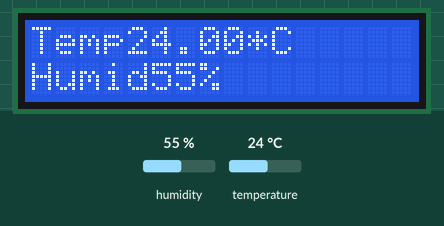
Bench run of a sketch on a simulated Arduino Uno, built with avr-gcc and run on an emulated ATmega328P. On the bench: 16×2 character LCD. Inputs (shaded band) come from the test bench; at power-on: humidity 55 %, temperature 24 °C.

Above: at 1.2 s.
1.3 s: humidity set to 22 %
At 2.9 s:
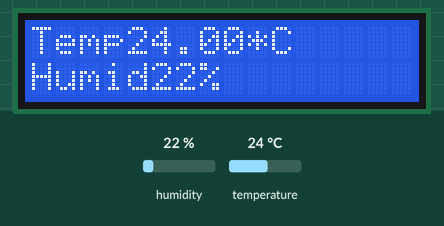
6.6 s: temperature set to 12 °C
At 9.0 s:
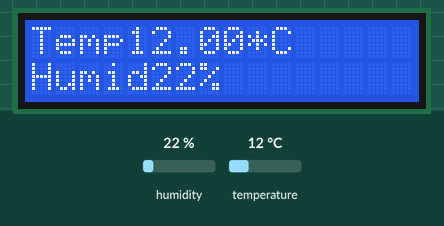
9.7 s: humidity set to 40 %
At 10.8 s:
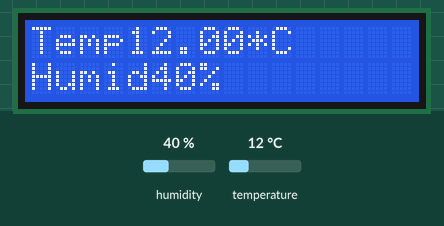
12.4 s: temperature set to 19 °C
At 15.1 s:
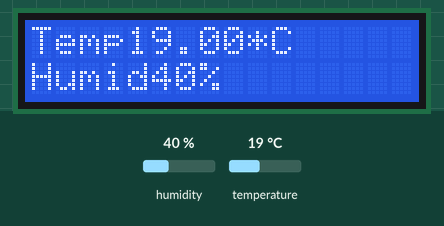
Timing chart, 0 to 16.6 s (numbered marks = the images above; inputs shaded):
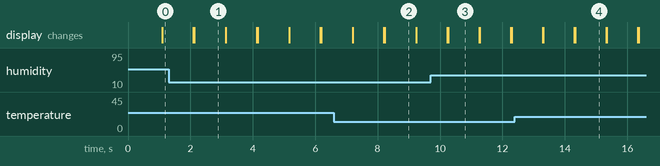

Measured:
- after the input at 1.3 s, the display: first differs from a run without the input after 0.82 s (image 1)
- after the input at 6.6 s, the display: first differs from a run without the input after 1.6 s (image 2)
- after the input at 9.7 s, the display: first differs from a run without the input after 0.56 s (image 3)
- after the input at 12.4 s, the display: first differs from a run without the input after 1.9 s (image 4)
- what the display in image 1 shows lasts 1.0 s, from 2.1 s to 3.1 s

The sketch:

SHIRI10.ino
```cpp
#include <LiquidCrystal.h>
const int rs = 12, en = 11, d4 = 5, d5 = 4, d6 = 3, d7 = 2;
LiquidCrystal lcd(rs, en, d4, d5, d6, d7);
#include"DHT.h"
#define DHTTYPE DHT11
#define DHTPIN 8
DHT dht(DHTPIN,DHTTYPE);
void setup() {
  // put your setup code here, to run once:
  Serial.begin(9600);
  lcd.begin(16, 2);
  dht.begin();
}

void loop() {
  // put your main code here, to run repeatedly:
 lcd.setCursor(0,0);
  float Temp=dht.readTemperature();
  int Humid=dht.readHumidity();
  lcd.setCursor(0,0);
  lcd.print("Temp");
  lcd.print(Temp);
  lcd.print("*C");
  lcd.setCursor(0,1);
  lcd.print("Humid");
  lcd.print(Humid);
  lcd.print("%");
  delay(1000);
  lcd.clear();
}
```
